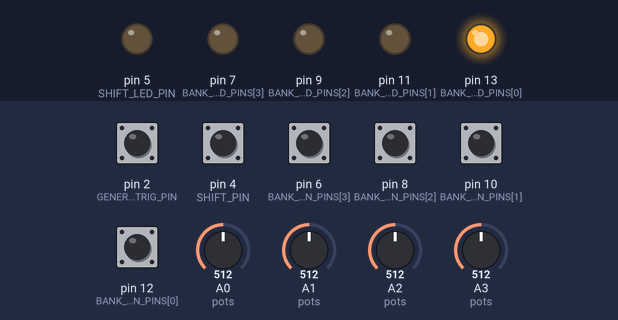
The sketch below on a simulated Arduino Uno, built with avr-gcc and run on an emulated ATmega328P. On the bench: output pins drawn as LEDs (lit = HIGH). The test bench sets the inputs (shaded band); at power-on: pin 2 (GENERAL_TRIG_PIN), pin 4 (SHIFT_PIN), pin 6 (BANK_BUTTON_PINS[3]), pin 8 (BANK_BUTTON_PINS[2]), pin 10 (BANK_BUTTON_PINS[1]), pin 12 (BANK_BUTTON_PINS[0]) HIGH, A0 (pots) = 512, A1 (pots) = 512, A2 (pots) = 512, A3 (pots) = 512.

Above: at 1.2 s.
1.3 s: pin 4 (SHIFT_PIN) pulled LOW for 1 s
At 2.09 s:
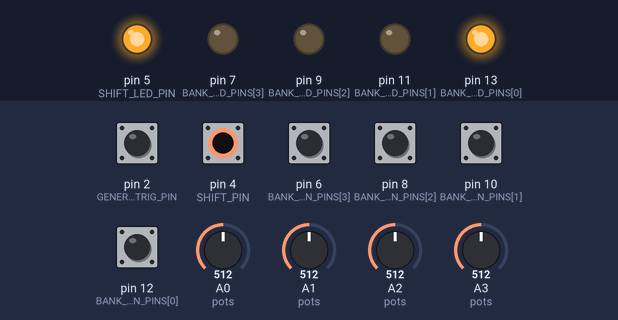
3.8 s: pin 6 (BANK_BUTTON_PINS[3]) pulled LOW for 0.15 s
At 4.9 s:
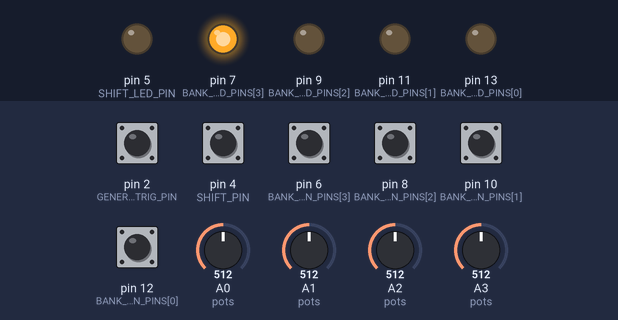
5.4 s: pin 8 (BANK_BUTTON_PINS[2]) pulled LOW for 0.15 s
At 6.2 s:
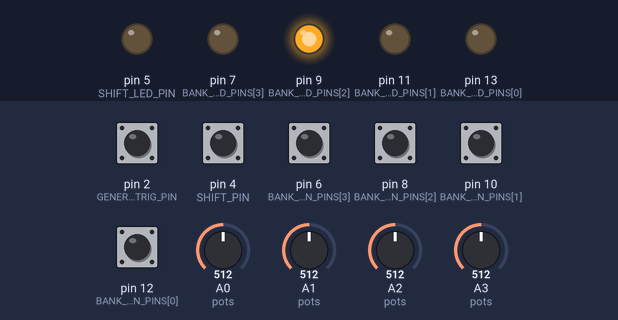
7.0 s: pin 10 (BANK_BUTTON_PINS[1]) pulled LOW for 0.15 s
At 7.4 s:
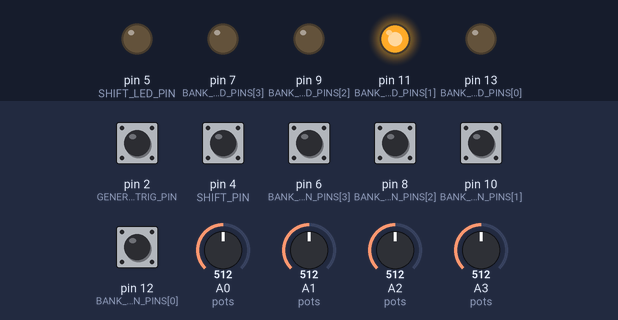
8.6 s: pin 4 (SHIFT_PIN) pulled LOW for 0.15 s
At 9.3 s:
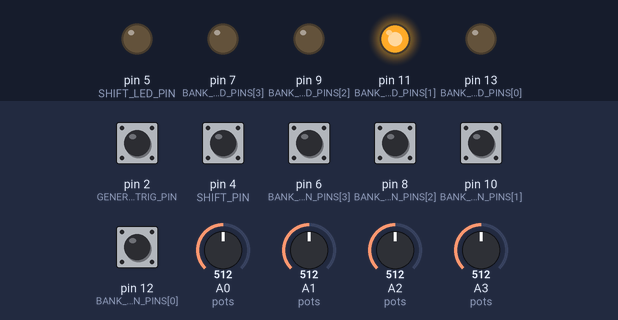
10.2 s: pin 4 (SHIFT_PIN) pulled LOW for 1 s
At 11.0 s:
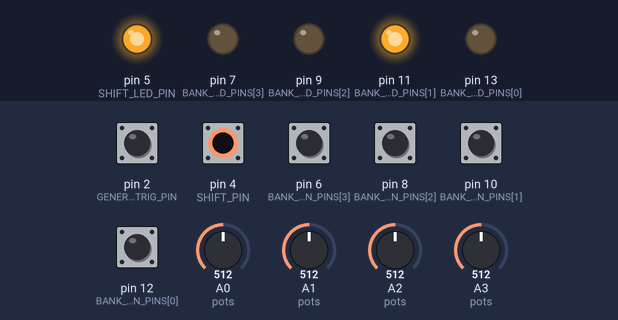
Timing chart, 0 to 13.2 s (numbered marks = the images above; inputs shaded):
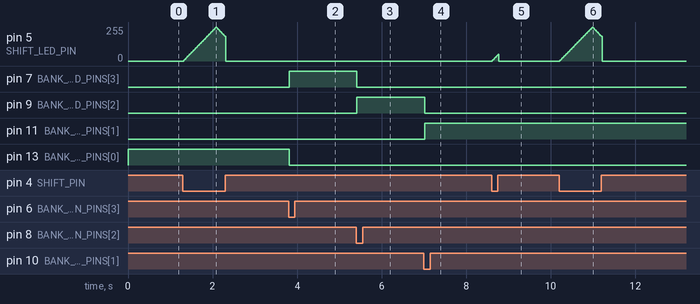

The sketch:

midicontroller.ino
```cpp
// PIN CONFIGURATION

const int SHIFT_PIN          = 4;
const int GENERAL_TRIG_PIN   = 2;
const int SHIFT_LED_PIN      = 5;

const int BANK_BUTTON_PINS[] = {12, 10, 8, 6};
const int BANK_LED_PINS[]    = {13, 11, 9, 7};
const int NUM_BANKS          = 4;

// MIDI
const byte MIDI_CHAN     = 0;
const byte CMD_NOTE_ON  = 0x90 | MIDI_CHAN;
const byte CMD_NOTE_OFF = 0x80 | MIDI_CHAN;
const byte CMD_CC       = 0xB0 | MIDI_CHAN;

// Timing
const unsigned long DEBOUNCE_MS = 15;
const unsigned long PULSE_MS    = 15;

// MIDI mapping bases
const byte NOTE_BANK_BASE = 36;
const byte NOTE_GEN_BASE  = 60;
const byte CC_BASE        = 20;

// Pot hysteresis
const int MARGIN = 4;


// POTENTIOMETER

struct Potentiometer {
  int pin;
  int lastStableValue;
  int centerRaw;
};

Potentiometer pots[] = {
  {A0, -1, 0},
  {A1, -1, 0}, // uncomment when connected
  {A2, -1, 0}, // uncomment when connected
  {A3, -1, 0}  // uncomment when connected
};
const int NUM_POTS = sizeof(pots) / sizeof(pots[0]);


// STATE

int activeBank = 0;

// --- Shift ---
bool shiftState             = false;
int  lastShiftRaw           = HIGH;
unsigned long shiftDebounce = 0;
bool lastShiftState         = false;

// --- General pad ---
bool genState               = false;
int  lastGenRaw             = HIGH;
unsigned long genDebounce   = 0;
byte activeGenNote          = 0;

// --- Bank buttons ---
bool bankState[NUM_BANKS]             = {};
int  lastBankRaw[NUM_BANKS]           = {HIGH, HIGH, HIGH, HIGH};
unsigned long bankDebounce[NUM_BANKS] = {};
byte bankActiveNote[NUM_BANKS]        = {};

// --- Shift LED pulse ---
int  pulseValue     = 0;
int  pulseDir       = 5;
unsigned long lastPulseTime = 0;


// HELPERS

void sendMIDI(byte cmd, byte d1, byte d2) {
  Serial.write(cmd);
  Serial.write(d1);
  Serial.write(d2);
}

void updateBankLEDs() {
  for (int i = 0; i < NUM_BANKS; i++) {
    digitalWrite(BANK_LED_PINS[i], (i == activeBank) ? HIGH : LOW);
  }
}

bool readButton(int pin, int &lastRaw, unsigned long &debounceTime,
                bool &stableState, unsigned long now) {
  int reading = digitalRead(pin);
  if (reading != lastRaw) {
    debounceTime = now;
    lastRaw = reading;
  }
  if ((now - debounceTime) > DEBOUNCE_MS) {
    bool pressed = (reading == LOW);
    if (pressed != stableState) {
      stableState = pressed;
      return true;
    }
  }
  return false;
}


// SETUP

void setup() {
  Serial.begin(115200);

  pinMode(SHIFT_PIN, INPUT_PULLUP);
  pinMode(GENERAL_TRIG_PIN, INPUT_PULLUP);
  pinMode(SHIFT_LED_PIN, OUTPUT);

  for (int i = 0; i < NUM_BANKS; i++) {
    pinMode(BANK_BUTTON_PINS[i], INPUT_PULLUP);
    pinMode(BANK_LED_PINS[i], OUTPUT);
    digitalWrite(BANK_LED_PINS[i], LOW);
  }

  updateBankLEDs();

  // Cold-boot calibration
  for (int i = 0; i < NUM_POTS; i++) {
    int raw = analogRead(pots[i].pin);
    pots[i].centerRaw       = raw;
    pots[i].lastStableValue = constrain(map(raw, 0, 1023, 0, 128), 0, 127);
  }
}

void loop() {
  unsigned long now = millis();


  // 1. POTENTIOMETERS

  for (int i = 0; i < NUM_POTS; i++) {
    int rawCurrent    = analogRead(pots[i].pin);
    int currentScaled = constrain(map(rawCurrent, 0, 1023, 0, 128), 0, 127);

    if (abs(rawCurrent - pots[i].centerRaw) > MARGIN) {
      if (currentScaled != pots[i].lastStableValue) {
        pots[i].lastStableValue = currentScaled;
        pots[i].centerRaw       = rawCurrent;

        byte cc = CC_BASE + (activeBank * NUM_POTS) + i;
        sendMIDI(CMD_CC, cc, currentScaled);
      }
    }
  }


  // 2. SHIFT BUTTON

  readButton(SHIFT_PIN, lastShiftRaw, shiftDebounce, shiftState, now);


  // 3. BANK BUTTONS

  for (int i = 0; i < NUM_BANKS; i++) {
    if (!readButton(BANK_BUTTON_PINS[i], lastBankRaw[i], bankDebounce[i], bankState[i], now))
      continue;

    if (bankState[i]) {
      if (shiftState) {
        bankActiveNote[i] = NOTE_BANK_BASE + (activeBank * NUM_BANKS) + i;
        sendMIDI(CMD_NOTE_ON, bankActiveNote[i], 127);
      } else {
        activeBank = i;
        updateBankLEDs();
      }
    } else {
      if (bankActiveNote[i] != 0) {
        sendMIDI(CMD_NOTE_OFF, bankActiveNote[i], 0);
        bankActiveNote[i] = 0;
      }
    }
  }


  // 4. GENERAL PAD

  if (readButton(GENERAL_TRIG_PIN, lastGenRaw, genDebounce, genState, now)) {
    if (genState) {
      activeGenNote = shiftState ? (NOTE_GEN_BASE + 1) : NOTE_GEN_BASE;
      sendMIDI(CMD_NOTE_ON, activeGenNote, 127);
    } else {
      if (activeGenNote != 0) {
        sendMIDI(CMD_NOTE_OFF, activeGenNote, 0);
        activeGenNote = 0;
      }
    }
  }


  // 5. SHIFT LED — pulse on hold, clean reset on release

  if (shiftState) {
    if (now - lastPulseTime >= PULSE_MS) {
      lastPulseTime = now;
      pulseValue   += pulseDir;
      if (pulseValue <= 0 || pulseValue >= 255) {
        pulseDir   = -pulseDir;
        pulseValue  = constrain(pulseValue, 0, 255);
      }
      analogWrite(SHIFT_LED_PIN, pulseValue);
    }
  } else {
    if (lastShiftState) {
      analogWrite(SHIFT_LED_PIN, 0);
      pulseValue = 0;
      pulseDir   = 5;
    }
  }
  lastShiftState = shiftState;
}
```

Measured:
- after the input at 1.3 s, pin 5 (SHIFT_LED_PIN): rises from 0/255 to 255/255 in 0.76 s, then falls to 0/255 in 0.23 s
- after the input at 3.8 s, pin 7 (BANK_LED_PINS[3]): LOW → HIGH at once; pin 13 (BANK_LED_PINS[0]): HIGH → LOW at once
- after the input at 5.4 s, pin 7 (BANK_LED_PINS[3]): HIGH → LOW at once; pin 9 (BANK_LED_PINS[2]): LOW → HIGH at once
- after the input at 7.0 s, pin 9 (BANK_LED_PINS[2]): HIGH → LOW at once; pin 11 (BANK_LED_PINS[1]): LOW → HIGH at once
- after the input at 8.6 s, pin 5 (SHIFT_LED_PIN): rises from 0/255 to 50/255 in 0.14 s, then falls to 0/255 in 0.01 s
- after the input at 10.2 s, pin 5 (SHIFT_LED_PIN): rises from 0/255 to 255/255 in 0.77 s, then falls to 0/255 in 0.23 s
